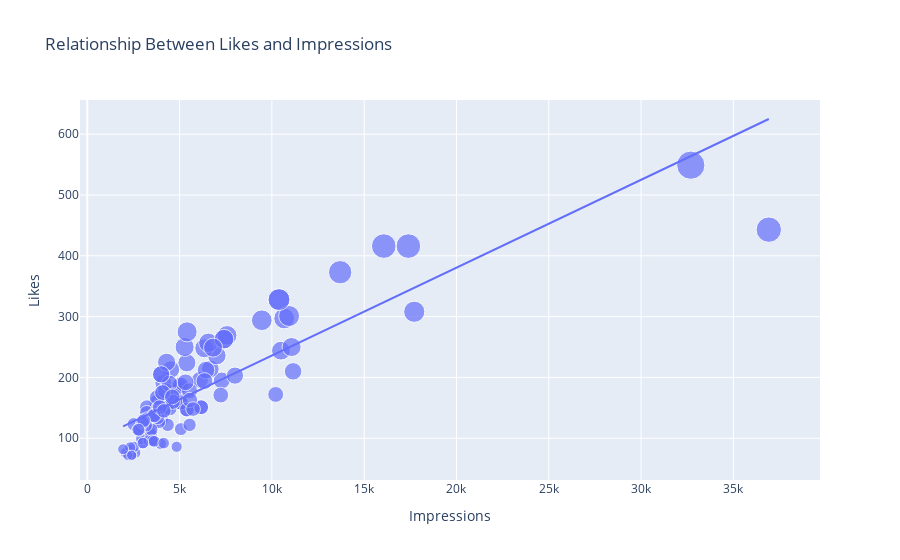

Source (notebook cell):
### Markdown cell above
### Analyzing Relationships

### Code cell
#Let’s have a look at the relationship between the number of likes and the number of impressions on my Instagram posts
figure = px.scatter(data_frame = df, x="Impressions",
                    y="Likes", size="Likes", trendline="ols", 
                    title = "Relationship Between Likes and Impressions")
figure.show()
